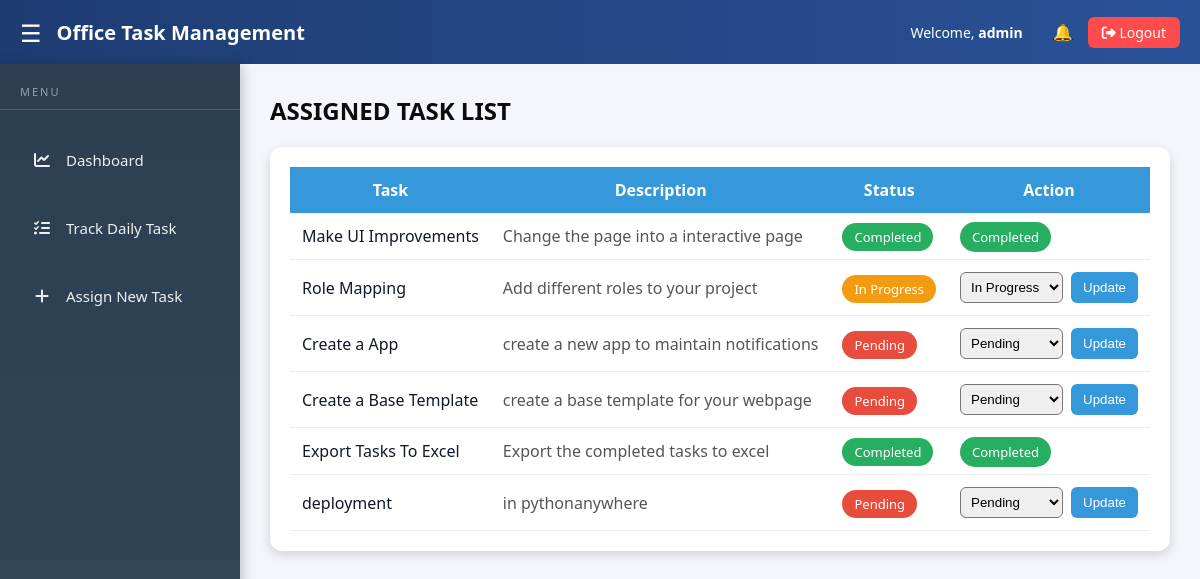
The page /tasks/ (signed in) on the database its author committed.
### tasks/models.py (models this page shows, shortened)
class Task(models.Model):
    STATUS_CHOICES = [
        ('Pending', 'Pending'),
        ('In Progress', 'In Progress'),
        ('Completed', 'Completed'),
    ]
    title = models.CharField(max_length=200)
    description = models.TextField()
    assigned_to = models.ForeignKey(User, on_delete=models.CASCADE)
    assigned_by = models.ForeignKey(
        User,
        on_delete=models.SET_NULL,
        null=True,
        related_name='assigned_tasks'
    )
    status = models.CharField(max_length=20, choices=STATUS_CHOICES, default='Pending')
    due_date = models.DateField()
    created_at = models.DateTimeField(auto_now_add=True)

### tasks/views.py (the view)
# urls.py: path('tasks/', views.task_list, name='task_list'),
@login_required
def task_list(request):
    role = request.user.userprofile.role.role_code
    user = request.user
    if role in ['ADMIN', 'MANAGER']:
        tasks = Task.objects.all()
    else:
        tasks = Task.objects.filter(assigned_to=user)
    return render(request, 'tasks/task_list.html', {
        'tasks': tasks,
        'role': role
    })

### accounts/context_processors.py (called while the page is built)
def user_role(request):
    if request.user.is_authenticated:
        if request.user.is_superuser:
            return {'role': 'ADMIN'}
        return {'role': request.user.userprofile.role.role_code}
    return {}

### tasks/templates/tasks/task_list.html (shortened to what this page needs)
{% extends 'base.html' %}
{% block content %}
<h2 style="
    margin-bottom: 20px;
    color: #0d0b0b;
    font-family: 'Segoe UI', Tahoma, Geneva, Verdana, sans-serif;
">
    ASSIGNED TASK LIST
</h2>
<div style="
    background: #ffffff;
    padding: 20px;
    border-radius: 12px;
    box-shadow: 0 4px 12px rgba(0,0,0,0.15);
    overflow-x: auto;
">
<table style="
    width: 100%;
    border-collapse: collapse;
    font-family: 'Segoe UI', Tahoma, Geneva, Verdana, sans-serif;
">
<thead>
<tr style="background-color:#3498db; color:white;">
    <th style="padding:12px;">Task</th>
    <th style="padding:12px;">Description</th>
    <th style="padding:12px;">Status</th>
    {% if not is_admin %}
        <th style="padding:12px;">Action</th>
    {% endif %}
</tr>
</thead>
<tbody>
{% for task in tasks %}
<tr style="border-bottom:1px solid #eee;">
    <td style="padding:12px;">{{ task.title }}</td>
    <td style="padding:12px; color:#555;">
        {{ task.description|default:"—" }}
    </td>
    <td style="padding:12px;">
        {% if task.status == "Pending" %}
            <span style="background:#e74c3c; color:white; padding:5px 12px; border-radius:20px; font-size:13px;">
                Pending
            </span>
        {% elif task.status == "In Progress" %}
            <span style="background:#f39c12; color:white; padding:5px 12px; border-radius:20px; font-size:13px;">
                In Progress
            </span>
        {% else %}
            <span style="background:#27ae60; color:white; padding:5px 12px; border-radius:20px; font-size:13px;">
                Completed
            </span>
        {% endif %}
    </td>
    {% if not is_admin %}
    <td style="padding:12px;">
        {% if task.status == "Completed" %}
            <span style="background:#27ae60; color:white; padding:6px 12px; border-radius:20px; font-size:13px;">
                Completed
            </span>
        {% else %}
            <form method="post" action="{% url 'update_status' task.id %}" style="display:flex; gap:8px;">
                <select name="status" style="padding:6px; border-radius:6px;">
                    <option value="Pending" {% if task.status == 'Pending' %}selected{% endif %}>Pending</option>
                    <option value="In Progress" {% if task.status == 'In Progress' %}selected{% endif %}>In Progress</option>
                </select>
                <button type="submit" style="
                    background:#3498db;
                    color:white;
                    border:none;
                    padding:6px 12px;
                    border-radius:6px;
                    cursor:pointer;
                ">
                    Update
                </button>
            </form>
        {% endif %}
    </td>
    {% endif %}
</tr>
{% empty %}
<tr>
    <td colspan="5" style="text-align:center; padding:15px; color:#777;">
        No tasks found
    </td>
</tr>
{% endfor %}
</tbody>
</table>
</div>
{% endblock %}

### templates/base.html (shortened to what this page needs)
{% load static %}
<!DOCTYPE html>
<html lang="en">
<head>
    <link rel="stylesheet" href="{% static 'css/base.css' %}">
    <link rel="stylesheet"
          href="https://cdnjs.cloudflare.com/ajax/libs/font-awesome/6.5.1/css/all.min.css"
 />
</head>
<body>
<header class="header">
    <div class="header-left">
        <span class="hamburger" onclick="toggleMenu()">☰</span>
        <h2 class="app-title">Office Task Management</h2>
    </div>
    <div class="header-right">
        <span class="welcome-text">
            Welcome, <b>{{ user.username }}</b>
        </span>
        <a href="{% url 'notifications' %}" style="margin-left:15px;">
            🔔
        </a>
        <a href="{% url 'logout' %}" class="logout-btn">
            <i class="fa-solid fa-right-from-bracket"></i> Logout
        </a>
    </div>
</header>
<div class="layout">
    <nav id="sidebar" class="sidebar">
        <a href="{% url 'dashboard' %}">
            <i class="fa-solid fa-chart-line"></i>
            Dashboard
        </a>
        {% if user.is_superuser %}
            <a href="{% url 'daily_task_list' %}">
                <i class="fa-solid fa-list-check"></i>
                Track Daily Task
            </a>
            <a href="{% url 'add_task' %}">
                <i class="fa-solid fa-plus"></i>
                Assign New Task
            </a>
        {% endif %}
    </nav>
    <main class="container">
        {% block content %}{% endblock %}
    </main>
</div>
</body>
</html>

### tasks/static/css/base.css (style rules this page uses)
* { margin: 0; padding: 0; box-sizing: border-box; }
body { font-family: "Segoe UI", Arial, sans-serif; background: #f4f6fb; color: #111827; }
.header { background: linear-gradient(to right, #1e3c72, #2a5298); color: white; height: 64px; padding: 0 20px; display: flex; justify-content: space-between; align-items: center; }
.header-left { display: flex; align-items: center; gap: 15px; }
.app-title { font-size: 20px; font-weight: 600; }
.hamburger { font-size: 24px; cursor: pointer; }
.header-right { display: flex; align-items: center; gap: 15px; }
.welcome-text { font-size: 14px; }
.logout-btn { background: #ff4b4b; color: white; padding: 6px 14px; border-radius: 6px; text-decoration: none; font-size: 14px; }
.layout { display: flex; min-height: calc(100vh - 64px); }
.sidebar { width: 220px; background: #1f2937; padding: 20px; display: flex; flex-direction: column; gap: 12px; }
.sidebar a { color: #e5e7eb; text-decoration: none; padding: 10px; border-radius: 6px; font-size: 14px; }
.container { flex: 1; padding: 30px; }

### templates/base.html (style rules this page uses)
.sidebar { width: 240px; background: linear-gradient(180deg, #2c3e50, #34495e); padding: 20px 0; min-height: 100vh; box-shadow: 3px 0 12px rgba(0,0,0,0.2); transition: all 0.3s ease; }
.sidebar a { display: flex; align-items: center; gap: 14px; padding: 12px 20px; margin: 6px 12px; color: #ecf0f1; text-decoration: none; font-size: 15px; font-weight: 500; border-radius: 10px; transition: background 0.3s ease, transform 0.2s ease; }
.sidebar a i { width: 20px; text-align: center; font-size: 16px; }
.sidebar::before { content: "MENU"; display: block; color: rgba(255,255,255,0.5); font-size: 11px; letter-spacing: 2px; padding: 0 20px 10px; margin-bottom: 10px; border-bottom: 1px solid rgba(255,255,255,0.15); }

### rows shown on the page
Task: title "Make UI Improvements", description "Change the page into a interactive page", status "Completed"
Task: title "Role Mapping", description "Add different roles to your project", shows "In Progress", status "In Progress"
Task: title "Create a App", description "create a new app to maintain notifications", shows "Pending", status "Pending"
Task: title "Create a Base Template", description "create a base template for your webpage", shows "Pending", status "Pending"
Task: title "Export Tasks To Excel", description "Export the completed tasks to excel", status "Completed"
Task: title "deployment", description "in pythonanywhere", shows "Pending", status "Pending"

### other values the page prints
{{ user.username }} "admin"
